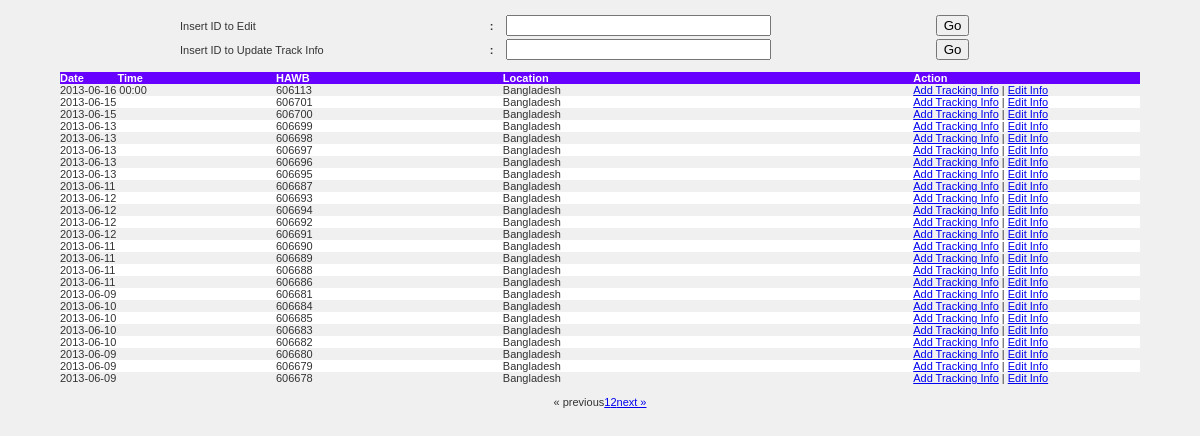
The app's page /admin.php with its own data.
### tables this page shows
CREATE TABLE `shipment` (
  `serial` int(10) NOT NULL,
  `HAWB` varchar(255) DEFAULT NULL,
  `origin` varchar(255) DEFAULT NULL,
  `destination` varchar(255) DEFAULT NULL,
  `media` varchar(255) DEFAULT NULL,
  `AWB` varchar(255) DEFAULT NULL,
  `pdate` varchar(255) DEFAULT NULL,
  `shipper` varchar(20) NOT NULL,
  `receiver` varchar(20) NOT NULL,
  `product` int(11) NOT NULL,
  `status` varchar(255) DEFAULT NULL,
  `smobile` varchar(50) DEFAULT NULL,
  `semail` varchar(150) DEFAULT NULL,
  `saddress` varchar(500) DEFAULT NULL,
  `rmobile` varchar(50) DEFAULT NULL,
  `remail` varchar(150) DEFAULT NULL,
  `raddress` varchar(500) DEFAULT NULL,
  `edate` date NOT NULL,
  `refname` varchar(200) NOT NULL,
  `agentname` varchar(200) NOT NULL,
  `cLocation` varchar(100) NOT NULL,
  `pcs` varchar(20) NOT NULL,
  `weight` varchar(20) NOT NULL,
  `pdescription` varchar(255) NOT NULL
);

### admin.php (the view, shortened to what this page needs)
<html><head>
<link href="admin_css/generalrules.css" rel="stylesheet" type="text/css" />
<link href="css/style.css" rel="stylesheet" type="text/css" />
</head>
<body bgcolor="#F0F0F0" leftmargin="0" topmargin="0" marginwidth="0" marginheight="0">
<br>
<table width="70%" border="0" align="center" cellpadding="0" cellspacing="0">
<form name="display" action="login_view.php?page=inertinfo.php" method="post" target="mainFrame">
  <tr>
    <td width="191" class="p01quote">Insert ID to Edit</td>
    <td width="10"><strong>:</strong></td>
    <td width="185" height="27"><input name="ref" type="text" size="30"></td>
    <td width="52"> <div align="left">
        <input type="submit" name="Submit" value="Go">
      </div></td>
  </tr>
  </form>
  <form name="display" action="login_view.php?page=edittrack.php" method="post" target="mainFrame">
  <tr>
    <td class="p01quote">Insert ID to Update Track Info</td>
    <td class="tabfontfocus"><strong>:</strong></td>
    <td height="14" class="tabfontfocus"><input name="ref" type="text" size="30"></td>
    <td class="tabfontfocus"> <div align="left">
        <input type="submit" name="Submit2" value="Go">
      </div></td>
  </tr>
  </form>
</table>
<br>
<table width="90%" border="0" align="center" cellpadding="0" cellspacing="0" bordercolor="#000000">
<tr align="left" bgcolor="#6600FF">
    <th width="20%" style="color: #FFFFFF" >Date &nbsp;&nbsp;&nbsp;&nbsp;&nbsp;&nbsp;&nbsp;&nbsp;&nbsp; Time</th>
<th width="21%" style="color: #FFFFFF" >HAWB</th>
<th width="38%" style="color: #FFFFFF" >Location</th>
<th width="22%" style="color: #FFFFFF" >Action</th>
</tr>
  <?php
	$tbl_name="shipment";
	$adjacents = 4;
	$query = "SELECT COUNT(*) as num FROM $tbl_name";
	$total_pages = mysql_fetch_array(mysql_query($query));
	$total_pages = $total_pages['num'];
	$targetpage = "login_view.php?page=admin.php";
	$limit = 25;
	$page = (isset($_GET["page"]) ? $_GET["page"]:$config["per_page"] ='');
	if($page)
		$start = ($page - 1) * $limit;
	else
		$start = 0;
	$sql = "SELECT * FROM $tbl_name ORDER BY serial DESC LIMIT $start, $limit";
	$result = mysql_query($sql);
	$prev = $page - 1;
	$next = $page + 1;
	$lastpage = ceil($total_pages/$limit);
	$pagination = "";
	if($lastpage > 1)
	{
		$pagination .= "<div class=\"pagination\" align=\"center\">";
		if ($page > 1)
			$pagination.= "<a href=\"$targetpage&pages=$prev\">« previous</a>";
		else
			$pagination.= "<span class=\"disabled\">« previous</span>";
		if ($lastpage < 7 + ($adjacents * 2))
		{
			for ($counter = 1; $counter <= $lastpage; $counter++)
			{
				if ($counter == $page)
					$pagination.= "<span class=\"current\">$counter</span>";
				else
					$pagination.= "<a href=\"$targetpage&pages=$counter\">$counter</a>";
			}
		}
		if ($page < $counter - 1)
			$pagination.= "<a href=\"$targetpage&pages=$next\">next »</a>";
		else
			$pagination.= "<span class=\"disabled\">next »</span>";
		$pagination.= "</div>\n";
	}
?>
	<?php
		$bgcolor = ' bgcolor="#FFFFFF" ';
		while($row = mysql_fetch_array($result))
		{
		if($bgcolor == ' bgcolor="#FFFFFF" ')
		{
			$bgcolor = ' bgcolor="#F0F0F0" ';
		}
		else
		{
			$bgcolor = ' bgcolor="#FFFFFF" ';
		}
	?>
		<tr <?php echo $bgcolor;?>>
            <td><?php echo $row['pdate']; ?></td>
            <td><?php echo $row['HAWB']; ?></td>
			<td><?php echo $row['origin']; ?></td>
			<td><a href="login_view.php?page=edittrack.php&option=edit&ref=<?php echo $row['HAWB']?>" class="news">Add Tracking Info</a> | <a href="login_view.php?page=inertinfo.php&option=edit&ref=<?php echo $row['HAWB'];?>">Edit Info</a></td>
  </tr>
	<?php	}
	?>
<tr><td colspan="4">
	<?php echo '<br />' . $pagination ;?>
</td></tr>
</table>
</body>
</html>

### admin_css/generalrules.css (style rules this page uses)
BODY { FONT-SIZE: 11px; COLOR: #333333; FONT-FAMILY: Arial, Verdana, Helvetica, Geneva, sans-serif; TEXT-ALIGN: center }
TABLE { FONT-SIZE: 11px; COLOR: #333333; FONT-FAMILY: Arial, Verdana, Helvetica, Geneva, sans-serif }
FORM { MARGIN: 0px }
.tabfontfocus { FONT-WEIGHT: normal; FONT-SIZE: 11px; COLOR: #333333; font-family: Verdana, Arial, Helvetica, sans-serif; text-decoration: none; }

### records on screen
shipment: pdate "2013-06-16 00:00", HAWB "606113", origin "Bangladesh"
shipment: pdate "2013-06-15", HAWB "606701", origin "Bangladesh"
shipment: pdate "2013-06-15", HAWB "606700", origin "Bangladesh"
shipment: pdate "2013-06-13", HAWB "606699", origin "Bangladesh"
shipment: pdate "2013-06-13", HAWB "606698", origin "Bangladesh"
shipment: pdate "2013-06-13", HAWB "606697", origin "Bangladesh"
shipment: pdate "2013-06-13", HAWB "606696", origin "Bangladesh"
shipment: pdate "2013-06-13", HAWB "606695", origin "Bangladesh"
shipment: pdate "2013-06-11", HAWB "606687", origin "Bangladesh"
shipment: pdate "2013-06-12", HAWB "606693", origin "Bangladesh"
shipment: pdate "2013-06-12", HAWB "606694", origin "Bangladesh"
shipment: pdate "2013-06-12", HAWB "606692", origin "Bangladesh"
shipment: pdate "2013-06-12", HAWB "606691", origin "Bangladesh"
shipment: pdate "2013-06-11", HAWB "606690", origin "Bangladesh"
shipment: pdate "2013-06-11", HAWB "606689", origin "Bangladesh"
shipment: pdate "2013-06-11", HAWB "606688", origin "Bangladesh"
shipment: pdate "2013-06-11", HAWB "606686", origin "Bangladesh"
shipment: pdate "2013-06-09", HAWB "606681", origin "Bangladesh"
shipment: pdate "2013-06-10", HAWB "606684", origin "Bangladesh"
shipment: pdate "2013-06-10", HAWB "606685", origin "Bangladesh"
shipment: pdate "2013-06-10", HAWB "606683", origin "Bangladesh"
shipment: pdate "2013-06-10", HAWB "606682", origin "Bangladesh"
shipment: pdate "2013-06-09", HAWB "606680", origin "Bangladesh"
shipment: pdate "2013-06-09", HAWB "606679", origin "Bangladesh"
shipment: pdate "2013-06-09", HAWB "606678", origin "Bangladesh"
